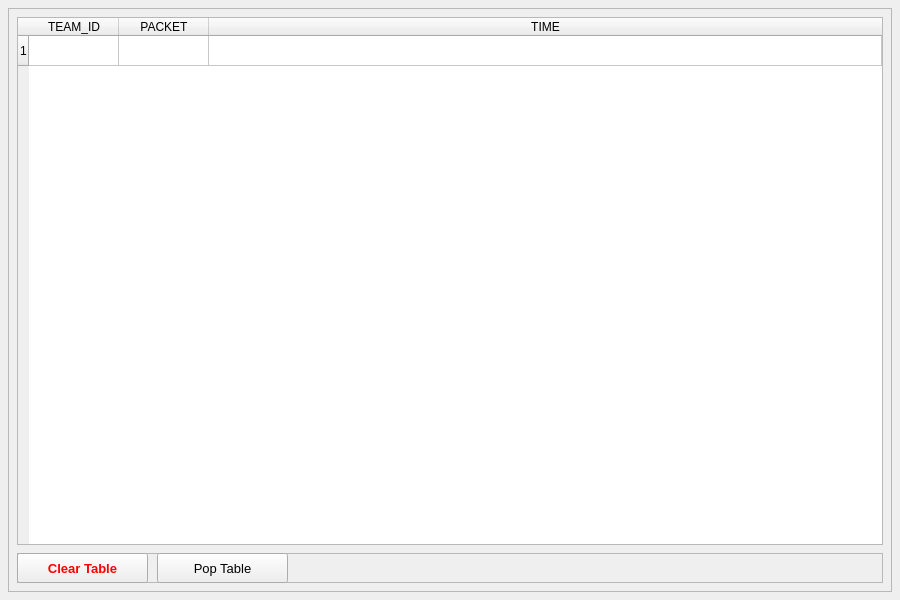
<?xml version="1.0" encoding="UTF-8"?>
<ui version="4.0">
 <class>Form</class>
 <widget class="QWidget" name="Form">
  <property name="geometry">
   <rect>
    <x>0</x>
    <y>0</y>
    <width>900</width>
    <height>600</height>
   </rect>
  </property>
  <property name="minimumSize">
   <size>
    <width>900</width>
    <height>600</height>
   </size>
  </property>
  <property name="windowTitle">
   <string>Form</string>
  </property>
  <layout class="QVBoxLayout" name="verticalLayout">
   <property name="spacing">
    <number>0</number>
   </property>
   <property name="leftMargin">
    <number>8</number>
   </property>
   <property name="topMargin">
    <number>8</number>
   </property>
   <property name="rightMargin">
    <number>8</number>
   </property>
   <property name="bottomMargin">
    <number>8</number>
   </property>
   <item>
    <widget class="QFrame" name="centralframe">
     <property name="frameShape">
      <enum>QFrame::StyledPanel</enum>
     </property>
     <property name="frameShadow">
      <enum>QFrame::Raised</enum>
     </property>
     <layout class="QVBoxLayout" name="verticalLayout_2">
      <property name="spacing">
       <number>8</number>
      </property>
      <property name="leftMargin">
       <number>8</number>
      </property>
      <property name="topMargin">
       <number>8</number>
      </property>
      <property name="rightMargin">
       <number>8</number>
      </property>
      <property name="bottomMargin">
       <number>8</number>
      </property>
      <item>
       <widget class="QTableWidget" name="table_csv">
        <property name="sizeAdjustPolicy">
         <enum>QAbstractScrollArea::AdjustToContents</enum>
        </property>
        <attribute name="horizontalHeaderDefaultSectionSize">
         <number>90</number>
        </attribute>
        <attribute name="horizontalHeaderMinimumSectionSize">
         <number>75</number>
        </attribute>
        <attribute name="horizontalHeaderStretchLastSection">
         <bool>true</bool>
        </attribute>
        <attribute name="verticalHeaderStretchLastSection">
         <bool>false</bool>
        </attribute>
        <row>
         <property name="text">
          <string>1</string>
         </property>
        </row>
        <column>
         <property name="text">
          <string>TEAM_ID</string>
         </property>
        </column>
        <column>
         <property name="text">
          <string>PACKET</string>
         </property>
        </column>
        <column>
         <property name="text">
          <string>TIME</string>
         </property>
        </column>
       </widget>
      </item>
      <item>
       <widget class="QFrame" name="button_frame">
        <property name="minimumSize">
         <size>
          <width>0</width>
          <height>30</height>
         </size>
        </property>
        <property name="frameShape">
         <enum>QFrame::StyledPanel</enum>
        </property>
        <property name="frameShadow">
         <enum>QFrame::Raised</enum>
        </property>
        <widget class="QPushButton" name="btn_clear">
         <property name="geometry">
          <rect>
           <x>0</x>
           <y>0</y>
           <width>131</width>
           <height>30</height>
          </rect>
         </property>
         <property name="minimumSize">
          <size>
           <width>0</width>
           <height>30</height>
          </size>
         </property>
         <property name="maximumSize">
          <size>
           <width>16777215</width>
           <height>30</height>
          </size>
         </property>
         <property name="font">
          <font>
           <pointsize>10</pointsize>
           <weight>75</weight>
           <bold>true</bold>
          </font>
         </property>
         <property name="styleSheet">
          <string notr="true">color: rgb(255, 0, 0);</string>
         </property>
         <property name="text">
          <string>Clear Table</string>
         </property>
        </widget>
        <widget class="QPushButton" name="btn_pop">
         <property name="geometry">
          <rect>
           <x>140</x>
           <y>0</y>
           <width>131</width>
           <height>30</height>
          </rect>
         </property>
         <property name="minimumSize">
          <size>
           <width>0</width>
           <height>30</height>
          </size>
         </property>
         <property name="maximumSize">
          <size>
           <width>16777215</width>
           <height>30</height>
          </size>
         </property>
         <property name="font">
          <font>
           <pointsize>10</pointsize>
          </font>
         </property>
         <property name="text">
          <string>Pop Table</string>
         </property>
        </widget>
       </widget>
      </item>
     </layout>
    </widget>
   </item>
  </layout>
 </widget>
 <resources/>
 <connections/>
</ui>
